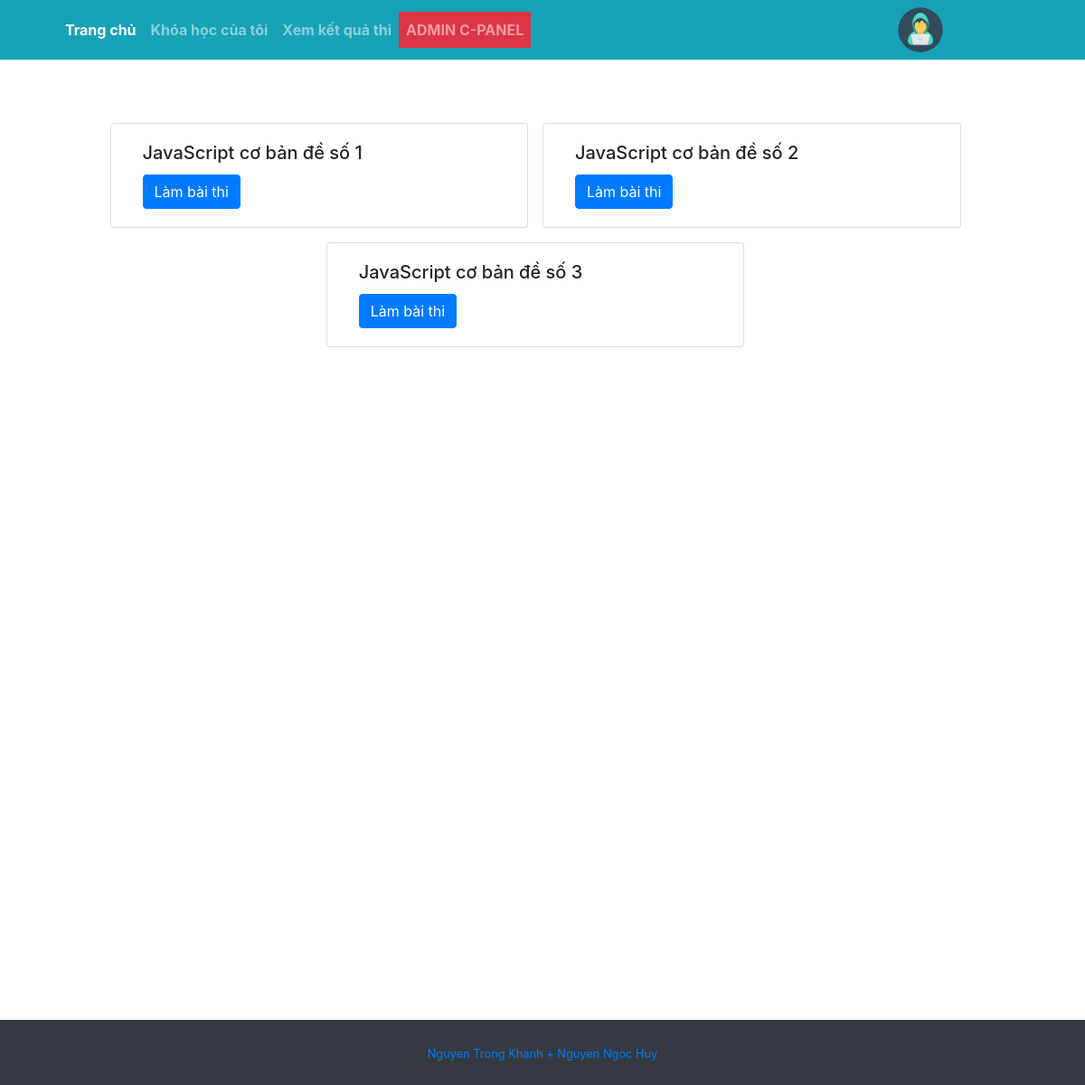
/course.php?course=7 (signed in), run on the app's committed database.
### tables this page shows
CREATE TABLE `de_thi` (
  `ma_de_thi` int(5) NOT NULL,
  `ten_de_thi` varchar(255) NOT NULL,
  `khoa_hoc` int(5) NOT NULL,
  `cau_hoi_coban` int(5) NOT NULL,
  `cau_hoi_trungbinh` int(5) NOT NULL,
  `cau_hoi_nangcao` int(5) NOT NULL
);

### course.php (the view, shortened to what this page needs)
<?php
include "./config/connection.php";
?>
<!DOCTYPE html>
<html>
<head>
  <link rel="stylesheet" href="https://maxcdn.bootstrapcdn.com/bootstrap/4.5.2/css/bootstrap.min.css">
  <link rel="stylesheet" href="./css/style.css">
  <link rel="stylesheet" href="./css/style_index.css">
</head>
<body>
  <?php include_once("./layout/header.php") ?>
  <main role="main" class="container mt-5">
      <div class="row justify-content-center">
      <?php
      $sql = "SELECT * FROM de_thi WHERE khoa_hoc = '$_GET[course]'";
      $do = mysqli_query($connect, $sql);
      while ($row = mysqli_fetch_assoc($do)) { ?>
        <div class="card col-md-5 mr-3 mt-3">
          <div class="card-body">
            <h5 class="card-title"><?php echo $row['ten_de_thi'] ?></h5>
            <a href="./doExam.php?exam=<?php echo $row['ma_de_thi']?>" class="btn btn-primary">Làm bài thi</a>
          </div>
        </div>
      <?php }
      ?>
      </div>
  </main>
  <?php include_once("./layout/footer.php") ?>
</body>
</html>

### css/style.css (style rules this page uses)
* { margin: 0; padding: 0; box-sizing: border-box; }
.row { padding: 0; margin: 0; }

### css/style_index.css (style rules this page uses)
body { min-height: 75rem; padding-top: 4.5rem; }

### data on the page
de_thi: ten_de_thi "JavaScript cơ bản đề số 1"
de_thi: ten_de_thi "JavaScript cơ bản đề số 2"
de_thi: ten_de_thi "JavaScript cơ bản đề số 3"
